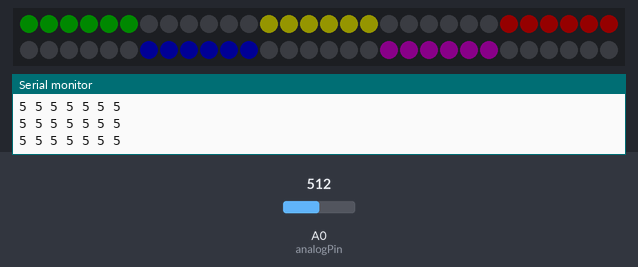
Recording of a sketch running on a simulated Arduino Uno, built with avr-gcc and run on an emulated ATmega328P. On the bench: 60 RGB LEDs in strip order, left to right, continuing on the next row, the last lines printed to the serial monitor. Inputs (shaded band) come from the test bench; at power-on: A0 (analogPin) = 512. Dim RGB values are drawn brighter than linear.

Above: at 1.2 s.
1.3 s: A0 (analogPin) set to 930
At 1.6 s:
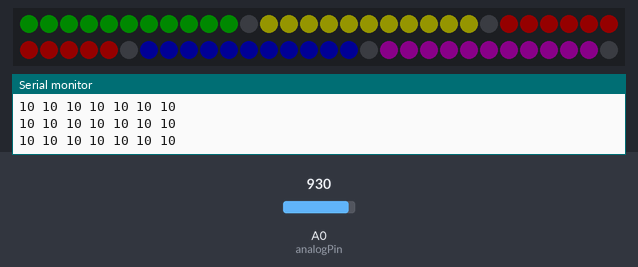
2.8 s: A0 (analogPin) set to 953
4.3 s: A0 (analogPin) set to 716
At 5.1 s:
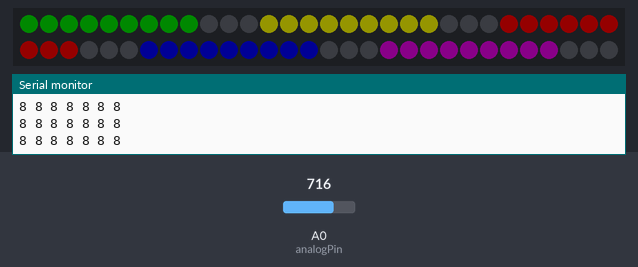
Timing chart, 0 to 7.3 s (numbered marks = the images above; inputs shaded):
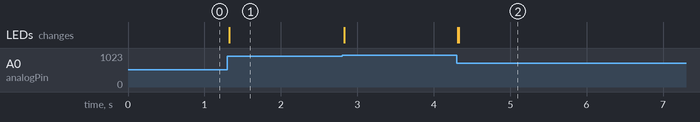

Measured:
- after the input at 1.3 s, the LEDs: change at once (image 1)
- after the input at 4.3 s, the LEDs: first change at once (image 2 shows a later state)

The sketch:

VISUALIZER.ino
```cpp
#include <FastLED.h>

//---------------MSGEQ7-------------------------------------------

int analogPin = 0; // MSGEQ7 OUT
int strobePin = 2; // MSGEQ7 STROBE
int resetPin = 4; // MSGEQ7 RESET
int spectrumValue[7];

//Filtreringsverdi
int filterValue = 70;

//----------------FastLED-------------------------------------------

#define NUM_LEDS 60 // Antall LED pa stripa
#define DATA_PIN 7  // Data Pin til stripa

// Define the array of leds
CRGB leds[NUM_LEDS];


void setup()
{
  Serial.begin(9600);
  // Read from MSGEQ7 OUT
  pinMode(analogPin, INPUT);
  // Write to MSGEQ7 STROBE and RESET
  pinMode(strobePin, OUTPUT);
  pinMode(resetPin, OUTPUT);

  // Set analogPin's reference voltage
  analogReference(DEFAULT); // 5V

  // Set startup values for pins
  digitalWrite(resetPin, LOW);
  digitalWrite(strobePin, HIGH);

  //Initialisering av LEDS
  FastLED.addLeds<NEOPIXEL, DATA_PIN>(leds, NUM_LEDS);
}

void loop()
{

  lesAudioSignal();
  fyllLED();

}

void lesAudioSignal() {

  // Set reset pin low to enable strobe
  digitalWrite(resetPin, HIGH);
  digitalWrite(resetPin, LOW);

  // Get all 7 spectrum values from the MSGEQ7
  for (int i = 0; i < 7; i++)
  {
    digitalWrite(strobePin, LOW);
    delayMicroseconds(40); // Allow output to settle

    spectrumValue[i] = analogRead(analogPin);

    // Constrain any value above 1023 or below filterValue
    spectrumValue[i] = constrain(spectrumValue[i], filterValue, 1023);

    // Remap the value to a number between 0 and antall_LEDS (per kolonne)
    spectrumValue[i] = map(spectrumValue[i], filterValue, 1023, 0, 12);

    // Remove serial stuff after debugging
    Serial.print(spectrumValue[i]);
    Serial.print(" ");
    digitalWrite(strobePin, HIGH);
  }

  Serial.println();

}


void fyllLED() {

  FastLED.clear();

  for(int i = 0; i <= spectrumValue[0]; i++)
  {
    leds[i] = CRGB::Green;
  }
  for(int i = 12; i <= (spectrumValue[1]+12); i++)
  {
    leds[i] = CRGB::Yellow;
  }
  for(int i = 24; i <= spectrumValue[2]+24; i++)
  {
    leds[i] = CRGB::Red;
  }
  for(int i = 36; i <= spectrumValue[3]+36; i++)
  {
    leds[i] = CRGB::Blue;
  }
  for(int i = 48; i <= spectrumValue[4]+48; i++)
  {
    leds[i] = CRGB::Purple;
  }
  /*for(int i = 40; i < spectrumValue[5]+40; i++)
  {
    leds[i] = CRGB::Coral;
  }
  for(int i = 48; i < spectrumValue[6]+48; i++)
  {
    leds[i] = CRGB::GreenYellow;
  }*/

  FastLED.setBrightness(20);
  //FastLED.delay(20);
  FastLED.show();


}
```
